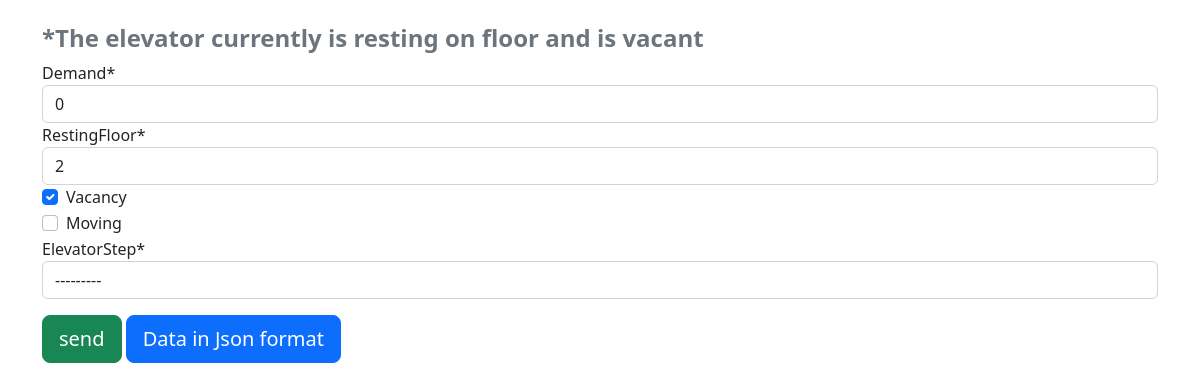
The app's page /update/42 with its own data.
### db_app/models.py (models this page shows, shortened)
class elevatorModel(models.Model):
    demand = models.CharField(max_length=200)
    restingFloor = models.CharField(max_length=200, default=0)
    vacancy = models.BooleanField(default=True)
    moving = models.BooleanField(default=True)
    elevatorStep = models.CharField(max_length=200, choices=stepType)
    updated = models.DateTimeField(auto_now=True) #takes a snapshot everytime the field is updated
    created = models.DateTimeField(auto_now_add=True) #takes a snapshot when the table is created

### db_app/views.py (the view)
# urls.py: path('update/<str:id>', views.update_elevator, name='update'),
def update_elevator(request, id):
    demand = get_object_or_404(elevatorModel, pk=id)
    elevator_form = updateElevatorForm(request.POST or None, instance=demand)
    if request.method == 'POST' and elevator_form.is_valid():
        elevator_form.save()
        return redirect('elevator')
    context = {'elevator_form':elevator_form}
    return render(request, 'db_app/elevator.html', context)

### db_app/forms.py
class updateElevatorForm(ModelForm):
    class Meta:
        model = elevatorModel
        fields = '__all__'

### db_app/templates/db_app/elevator.html (shortened to what this page needs)
{% load crispy_forms_tags %}
<!DOCTYPE html>
<html lang="en">
<head>
    <link href="https://cdn.jsdelivr.net/npm/bootstrap@5.2.3/dist/css/bootstrap.min.css" rel="stylesheet">
</head>
<body>
    {% if not demands_data %}
    <section class="p-4">
        <div class="container">
            <p class="text-muted fw-bold h4">*The elevator currently is resting on floor {{ all_demands.last.restingFloor }} and is vacant</p>
            <form method="POST" enctype="multipart/form-data">
                {{ elevator_form|crispy }}
                <div class="form-group py-3">
                    <button type="submit" class="btn btn-lg btn-success">send</button>
                    <a href="{% url 'demans-json' %}" class="btn btn-lg btn-primary">Data in Json format</a>
                </div>
            </form>
        </div>
    </section>
    {% endif %}
</body>
</html>

### records on screen
elevatorModel: demand "0", restingFloor "2", vacancy "☑", elevatorStep "---------"
